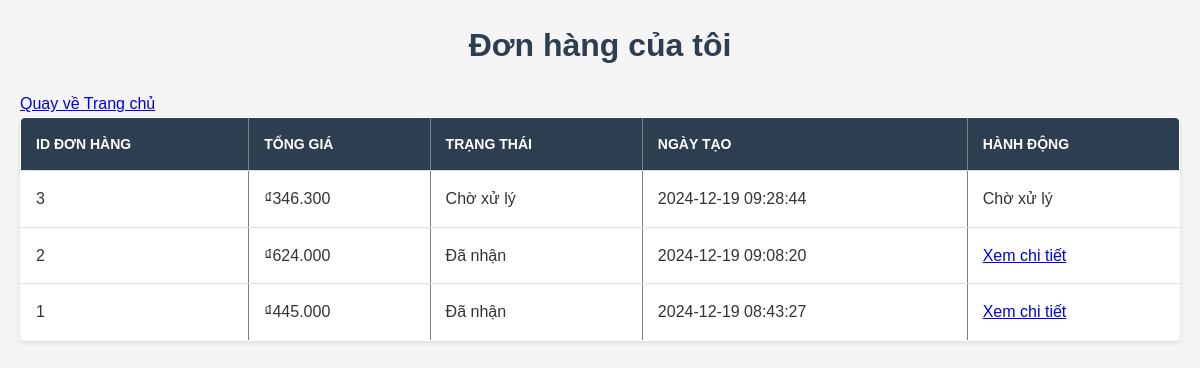
The page /Pages/orders/user_orders.php (signed in) on the database as committed earlier.
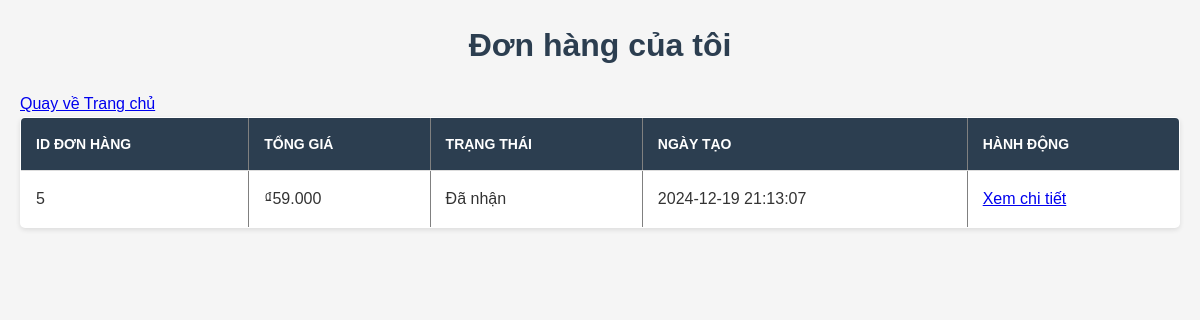
The same page on the database as committed later.
### tables this page shows
CREATE TABLE `orders` (
  `id` int(11) NOT NULL,
  `user_id` int(11) NOT NULL,
  `user_name` varchar(255) NOT NULL,
  `phone` varchar(20) NOT NULL,
  `address` text NOT NULL,
  `payment_method` varchar(50) NOT NULL,
  `shipping_method` varchar(50) NOT NULL,
  `bank` varchar(50) DEFAULT NULL,
  `total_price` decimal(10,2) NOT NULL,
  `shipping_cost` decimal(10,2) NOT NULL,
  `status` varchar(50) DEFAULT 'Chờ xử lý',
  `created_at` timestamp NOT NULL DEFAULT current_timestamp()
);

### Pages/orders/user_orders.php (the view, shortened to what this page needs)
<?php
require '../../db.php';
$user_id = $_SESSION['user_id'];
$stmt = $pdo->prepare("
    SELECT id, total_price, status, created_at
    FROM orders
    WHERE user_id = ?
    ORDER BY created_at DESC
");
$stmt->execute([$user_id]);
$orders = $stmt->fetchAll(PDO::FETCH_ASSOC);
?>
<!DOCTYPE html>
<html lang="vi">
<head>
    <link rel="stylesheet" href="../../css/user_orders1.css">
    <link rel="stylesheet" href="../../css/footer.css">
    <link rel="stylesheet" href="../../css/header.css">
</head>
<body>
    <main>
        <div>
            <h1>Đơn hàng của tôi</h1>
            <a href="/php_btl/index.php">Quay về Trang chủ</a>
            <table border="1" cellpadding="10" cellspacing="0">
                <tr>
                    <th>ID Đơn Hàng</th>
                    <th>Tổng giá</th>
                    <th>Trạng thái</th>
                    <th>Ngày tạo</th>
                    <th>Hành động</th>
                </tr>
                <?php foreach ($orders as $order): ?>
                    <tr>
                        <td><?php echo htmlspecialchars($order['id']); ?></td>
                        <td>₫<?php echo number_format($order['total_price'], 0, ',', '.'); ?></td>
                        <td><?php echo htmlspecialchars($order['status']); ?></td>
                        <td><?php echo htmlspecialchars($order['created_at']); ?></td>
                        <td>
                            <?php if ($order['status'] === 'Đã giao'): ?>
                                <form method="POST" action="">
                                    <input type="hidden" name="order_id" value="<?php echo $order['id']; ?>">
                                    <button type="submit" name="confirm_received">Xác nhận đã nhận hàng</button>
                                </form>
                            <?php elseif ($order['status'] === 'Đã nhận'): ?>
                                <a href="order_details.php?order_id=<?php echo $order['id']; ?>">Xem chi tiết</a>
                            <?php else: ?>
                                <span><?php echo htmlspecialchars($order['status']); ?></span>
                            <?php endif; ?>
                        </td>
                    </tr>
                <?php endforeach; ?>
            </table>
        </div>
    </main>
</body>
</html>

Rows that differ between the two databases and show on the page:
removed orders: id "3", total_price "346.300", status "Chờ xử lý", created_at "2024-12-19 09:28:44"
removed orders: id "2", total_price "624.000", status "Đã nhận", created_at "2024-12-19 09:08:20"
removed orders: id "1", total_price "445.000", status "Đã nhận", created_at "2024-12-19 08:43:27"
added orders: id "5", total_price "59.000", status "Đã nhận", created_at "2024-12-19 21:13:07"
